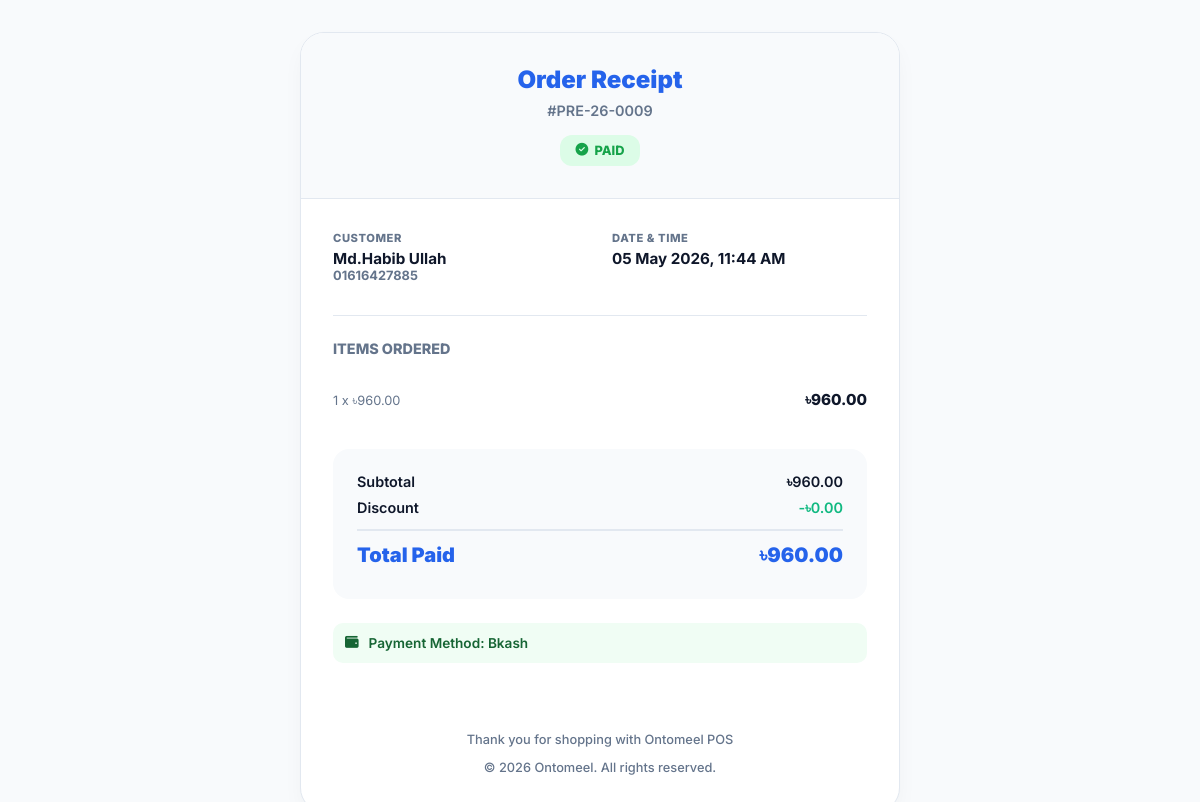
The app's page /pos/pages/view_order.php?invoice=PRE-26-0009 with its own data.
### tables this page shows
CREATE TABLE `orders` (
  `id` int(11) NOT NULL,
  `invoice_no` varchar(50) NOT NULL,
  `member_id` int(11) DEFAULT NULL,
  `order_date` timestamp NOT NULL DEFAULT current_timestamp(),
  `subtotal` decimal(10,2) NOT NULL,
  `discount` decimal(10,2) DEFAULT 0.00,
  `shipping_cost` decimal(10,2) DEFAULT 0.00,
  `total_amount` decimal(10,2) NOT NULL,
  `payment_status` varchar(50) DEFAULT 'Pending',
  `payment_method` varchar(255) DEFAULT 'Cash',
  `trx_id` varchar(100) DEFAULT NULL,
  `payment_id` varchar(100) DEFAULT NULL,
  `order_status` varchar(50) DEFAULT 'Processing',
  `shipping_address` text DEFAULT NULL,
  `notes` text DEFAULT NULL,
  `guest_name` varchar(150) DEFAULT NULL,
  `guest_phone` varchar(20) DEFAULT NULL,
  `guest_email` varchar(150) DEFAULT NULL,
  `order_type` varchar(20) DEFAULT 'Sale',
  `staff_id` int(11) DEFAULT NULL,
  `staff_name` varchar(100) DEFAULT NULL,
  `terminal_id` varchar(50) DEFAULT 'Main'
);

CREATE TABLE `order_items` (
  `id` int(11) NOT NULL,
  `order_id` int(11) NOT NULL,
  `book_id` int(11) DEFAULT NULL,
  `quantity` int(11) DEFAULT 1,
  `unit_price` decimal(10,2) NOT NULL,
  `total_price` decimal(10,2) NOT NULL,
  `reading_progress` int(11) DEFAULT 0,
  `preorder_id` int(11) DEFAULT NULL,
  `item_type` varchar(20) DEFAULT 'Book'
);

### pos/pages/view_order.php (the view, shortened to what this page needs)
<?php
require_once '../../api/config/database.php';
$invoice = $_GET['invoice'] ?? '';
$stmt = $pdo->prepare("SELECT o.*, m.full_name as member_name, m.phone as member_phone, m.email as member_email
                      FROM orders o
                      LEFT JOIN members m ON o.member_id = m.id
                      WHERE o.invoice_no = ?");
$stmt->execute([$invoice]);
$order = $stmt->fetch();
$stmt = $pdo->prepare("SELECT oi.*, COALESCE(b.title, i.item_name) as item_title
                      FROM order_items oi
                      LEFT JOIN books b ON oi.book_id = b.id AND (oi.item_type = 'Book' OR oi.item_type IS NULL)
                      LEFT JOIN inventory_items i ON oi.book_id = i.id AND (oi.item_type != 'Book')
                      WHERE oi.order_id = ?");
$stmt->execute([$order['id']]);
$items = $stmt->fetchAll();
$customerName = $order['member_name'] ?: ($order['guest_name'] ?: 'Walk-in Customer');
$customerContact = $order['member_phone'] ?: ($order['guest_phone'] ?: 'No contact');
?>
<!DOCTYPE html>
<html lang="en">
<head>
    <link rel="stylesheet" href="https://cdnjs.cloudflare.com/ajax/libs/font-awesome/6.4.0/css/all.min.css">
</head>
<body>
    <div class="view-container">
        <div class="order-card">
            <div class="header">
                <h1>Order Receipt</h1>
                <p>#<?php echo htmlspecialchars($invoice); ?></p>
                <div class="status-badge status-<?php echo strtolower($order['payment_status']); ?>">
                    <?php
                    $status = strtolower($order['payment_status']);
                    if ($status == 'paid') echo '<i class="fa-solid fa-circle-check"></i>';
                    elseif ($status == 'pending') echo '<i class="fa-solid fa-clock"></i>';
                    elseif ($status == 'refunded') echo '<i class="fa-solid fa-rotate-left"></i>';
                    else echo '<i class="fa-solid fa-ban"></i>';
                    ?>
                    <?php echo htmlspecialchars($order['payment_status']); ?>
                </div>
            </div>
            <div class="body">
                <div class="info-grid">
                    <div class="info-item">
                        <label>Customer</label>
                        <div><?php echo htmlspecialchars($customerName); ?></div>
                        <div style="font-size: 0.8rem; color: var(--text-muted);"><?php echo htmlspecialchars($customerContact); ?></div>
                    </div>
                    <div class="info-item">
                        <label>Date & Time</label>
                        <div><?php echo date('d M Y, h:i A', strtotime($order['order_date'])); ?></div>
                    </div>
                </div>
                <div class="items-list">
                    <h3>Items Ordered</h3>
                    <?php foreach ($items as $item): ?>
                    <div class="item-row">
                        <div class="item-info">
                            <p><?php echo (int)$item['quantity']; ?> x ৳<?php echo number_format($item['unit_price'], 2); ?></p>
                        </div>
                        <div class="item-price">
                            ৳<?php echo number_format($item['total_price'], 2); ?>
                        </div>
                    </div>
                    <?php endforeach; ?>
                </div>
                <div class="summary-card">
                    <div class="summary-row">
                        <span>Subtotal</span>
                        <span>৳<?php echo number_format($order['subtotal'], 2); ?></span>
                    </div>
                    <div class="summary-row">
                        <span>Discount</span>
                        <span style="color: var(--success);">-৳<?php echo number_format($order['discount'], 2); ?></span>
                    </div>
                    <div class="summary-row total-row">
                        <span>Total Paid</span>
                        <span>৳<?php echo number_format($order['total_amount'], 2); ?></span>
                    </div>
                </div>
                <div style="margin-top: 1.5rem; font-size: 0.85rem; font-weight: 600; padding: 12px; background: #f0fdf4; border-radius: 10px; color: #166534; display: flex; align-items: center; gap: 10px;">
                    <i class="fa-solid fa-wallet"></i>
                    Payment Method: <?php echo htmlspecialchars($order['payment_method']); ?>
                </div>
            </div>
            <div class="footer">
                <p>Thank you for shopping with Ontomeel POS</p>
                <p>© <?php echo date('Y'); ?> Ontomeel. All rights reserved.</p>
            </div>
        </div>
    </div>
</body>
</html>

### pos/pages/view_order.php (style rules this page uses)
:root { --primary: #2563eb; --success: #10b981; --text-main: #0f172a; --text-muted: #64748b; --bg-body: #f8fafc; --card-bg: #ffffff; --border: #e2e8f0; }
body { background-color: var(--bg-body); font-family: 'Inter', sans-serif; color: var(--text-main); margin: 0; padding: 2rem 1rem; display: flex; justify-content: center; }
.view-container { width: 100%; max-width: 600px; }
.order-card { background: var(--card-bg); border-radius: 24px; border: 1px solid var(--border); box-shadow: 0 10px 25px -5px rgba(0,0,0,0.05); overflow: hidden; }
.header { padding: 2rem; background: #f8fafc; border-bottom: 1px solid var(--border); text-align: center; }
.header h1 { margin: 0; font-size: 1.5rem; font-weight: 900; color: var(--primary); }
.header p { margin: 0.5rem 0 0; color: var(--text-muted); font-size: 0.9rem; font-weight: 600; }
.status-badge { display: inline-flex; align-items: center; gap: 6px; padding: 8px 16px; border-radius: 12px; font-size: 0.8rem; font-weight: 800; text-transform: uppercase; margin-top: 1rem; }
.status-paid { background: #dcfce7; color: #16a34a; }
.body { padding: 2rem; }
.info-grid { display: grid; grid-template-columns: 1fr 1fr; gap: 1.5rem; margin-bottom: 2rem; }
.info-item label { display: block; font-size: 0.7rem; font-weight: 800; color: var(--text-muted); text-transform: uppercase; letter-spacing: 0.05em; margin-bottom: 4px; }
.info-item div { font-weight: 700; font-size: 0.95rem; }
.items-list { border-top: 1px solid var(--border); padding-top: 1.5rem; }
.items-list h3 { font-size: 0.9rem; font-weight: 800; margin: 0 0 1rem; text-transform: uppercase; color: var(--text-muted); }
.item-row { display: flex; justify-content: space-between; align-items: center; padding: 1rem 0; border-bottom: 1px dashed var(--border); }
.item-row:last-child { border-bottom: none; }
.item-info p { margin: 4px 0 0; font-size: 0.8rem; color: var(--text-muted); }
.item-price { font-weight: 800; font-size: 0.95rem; }
.summary-card { background: #f8fafc; padding: 1.5rem; border-radius: 16px; margin-top: 1.5rem; }
.summary-row { display: flex; justify-content: space-between; margin-bottom: 0.5rem; font-weight: 600; font-size: 0.9rem; }
.total-row { border-top: 2px solid var(--border); margin-top: 0.75rem; padding-top: 0.75rem; font-size: 1.25rem; font-weight: 900; color: var(--primary); }
.footer { padding: 1.5rem; text-align: center; font-size: 0.8rem; color: var(--text-muted); font-weight: 500; }

### records on screen
orders: payment_status "PAID", guest_name "Md.Habib Ullah", guest_phone "01616427885", order_date "05 May 2026, 11:44 AM", subtotal "960.00", discount "0.00", total_amount "960.00", payment_method "Bkash"
order_items: quantity "1", unit_price "960.00", total_price "960.00"

### other values on screen
$invoice "PRE-26-0009"
